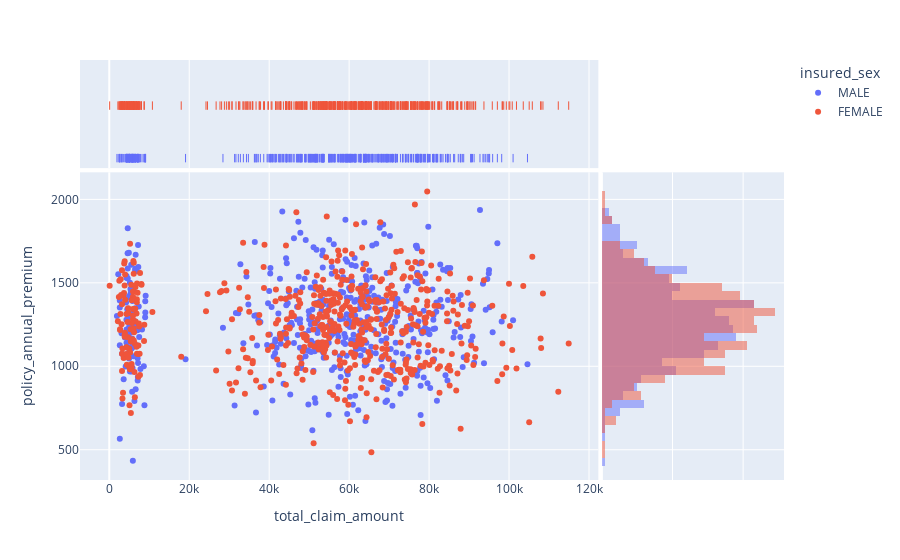

Notebook code for this chart:
### Markdown cell above
**Scatter Plot between Policy annual premium vs total claim amount**

### Code cell
# plotting a scatter plot

fig = px.scatter(data, x = 'total_claim_amount', y = 'policy_annual_premium', color = 'insured_sex',
                marginal_x = 'rug', marginal_y = 'histogram')
fig.show()

### Figure 1 — Plotly figure (JSON) as saved in the notebook; plotly's stock layout.template omitted (floating-point values rounded to 4 significant figures; data arrays with more than 128 entries replaced by an {"elided": "..."} marker saying what was removed)
{"data": [{"hovertemplate": "insured_sex=MALE<br>total_claim_amount=%{x}<br>policy_annual_premium=%{y}<extra></extra>", "legendgroup": "MALE", "marker": {"color": "#636efa", "symbol": "circle"}, "mode": "markers", "name": "MALE", "orientation": "v", "showlegend": true, "type": "scatter", "x": {"elided": "463 int values"}, "xaxis": "x", "y": {"elided": "463 float values"}, "yaxis": "y"}, {"alignmentgroup": "True", "boxpoints": "all", "fillcolor": "rgba(255,255,255,0)", "hoveron": "points", "hovertemplate": "insured_sex=MALE<br>total_claim_amount=%{x}<extra></extra>", "jitter": 0, "legendgroup": "MALE", "line": {"color": "rgba(255,255,255,0)"}, "marker": {"color": "#636efa", "symbol": "line-ns-open"}, "name": "MALE", "offsetgroup": "MALE", "showlegend": false, "type": "box", "x": {"elided": "463 int values"}, "xaxis": "x3", "yaxis": "y3"}, {"alignmentgroup": "True", "bingroup": "y", "hovertemplate": "insured_sex=MALE<br>policy_annual_premium=%{y}<br>count=%{x}<extra></extra>", "legendgroup": "MALE", "marker": {"color": "#636efa"}, "name": "MALE", "offsetgroup": "MALE", "opacity": 0.5, "showlegend": false, "type": "histogram", "xaxis": "x2", "y": {"elided": "463 float values"}, "yaxis": "y2"}, {"hovertemplate": "insured_sex=FEMALE<br>total_claim_amount=%{x}<br>policy_annual_premium=%{y}<extra></extra>", "legendgroup": "FEMALE", "marker": {"color": "#EF553B", "symbol": "circle"}, "mode": "markers", "name": "FEMALE", "orientation": "v", "showlegend": true, "type": "scatter", "x": {"elided": "537 int values"}, "xaxis": "x", "y": {"elided": "537 float values"}, "yaxis": "y"}, {"alignmentgroup": "True", "boxpoints": "all", "fillcolor": "rgba(255,255,255,0)", "hoveron": "points", "hovertemplate": "insured_sex=FEMALE<br>total_claim_amount=%{x}<extra></extra>", "jitter": 0, "legendgroup": "FEMALE", "line": {"color": "rgba(255,255,255,0)"}, "marker": {"color": "#EF553B", "symbol": "line-ns-open"}, "name": "FEMALE", "offsetgroup": "FEMALE", "showlegend": false, "type": "box", "x": {"elided": "537 int values"}, "xaxis": "x3", "yaxis": "y3"}, {"alignmentgroup": "True", "bingroup": "y", "hovertemplate": "insured_sex=FEMALE<br>policy_annual_premium=%{y}<br>count=%{x}<extra></extra>", "legendgroup": "FEMALE", "marker": {"color": "#EF553B"}, "name": "FEMALE", "offsetgroup": "FEMALE", "opacity": 0.5, "showlegend": false, "type": "histogram", "xaxis": "x2", "y": {"elided": "537 float values"}, "yaxis": "y2"}], "layout": {"barmode": "overlay", "legend": {"title": {"text": "insured_sex"}, "tracegroupgap": 0}, "margin": {"t": 60}, "xaxis": {"anchor": "y", "domain": [0, 0.7363], "title": {"text": "total_claim_amount"}}, "xaxis2": {"anchor": "y2", "domain": [0.7413, 1], "matches": "x2", "showgrid": true, "showline": false, "showticklabels": false, "ticks": ""}, "xaxis3": {"anchor": "y3", "domain": [0, 0.7363], "matches": "x", "showgrid": true, "showticklabels": false}, "xaxis4": {"anchor": "y4", "domain": [0.7413, 1], "matches": "x2", "showgrid": true, "showline": false, "showticklabels": false, "ticks": ""}, "yaxis": {"anchor": "x", "domain": [0, 0.7326], "title": {"text": "policy_annual_premium"}}, "yaxis2": {"anchor": "x2", "domain": [0, 0.7326], "matches": "y", "showgrid": true, "showticklabels": false}, "yaxis3": {"anchor": "x3", "domain": [0.7426, 1], "matches": "y3", "showgrid": false, "showline": false, "showticklabels": false, "ticks": ""}, "yaxis4": {"anchor": "x4", "domain": [0.7426, 1], "matches": "y3", "showgrid": true, "showline": false, "showticklabels": false, "ticks": ""}}}
